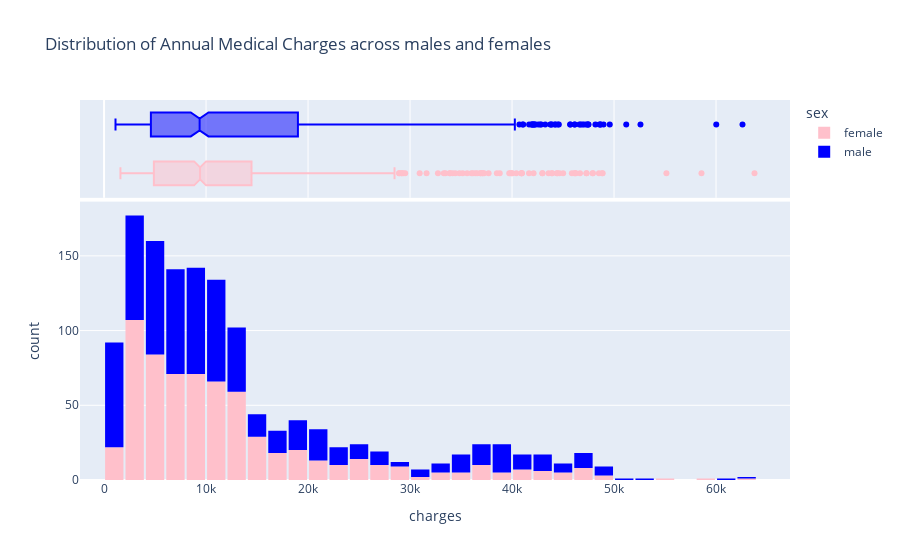

Source (notebook cell):
### Code cell
colors = {
    'male': 'blue',
    'female': 'pink'
}
fig = px.histogram(medical_df, x='charges', marginal='box', title='Distribution of Annual Medical Charges across males and females', color = medical_df['sex'], color_discrete_map = colors)
fig.update_layout(bargap=0.1)
fig.show()

### Figure 1 — Plotly figure (JSON) as saved in the notebook; plotly's stock layout.template omitted (floating-point values rounded to 4 significant figures; data arrays with more than 128 entries replaced by an {"elided": "..."} marker saying what was removed)
{"data": [{"alignmentgroup": "True", "bingroup": "x", "hovertemplate": "sex=female<br>charges=%{x}<br>count=%{y}<extra></extra>", "legendgroup": "female", "marker": {"color": "pink", "pattern": {"shape": ""}}, "name": "female", "offsetgroup": "female", "orientation": "v", "showlegend": true, "type": "histogram", "x": {"elided": "662 float values"}, "xaxis": "x", "yaxis": "y"}, {"alignmentgroup": "True", "hovertemplate": "sex=female<br>charges=%{x}<extra></extra>", "legendgroup": "female", "marker": {"color": "pink"}, "name": "female", "notched": true, "offsetgroup": "female", "showlegend": false, "type": "box", "x": {"elided": "662 float values"}, "xaxis": "x2", "yaxis": "y2"}, {"alignmentgroup": "True", "bingroup": "x", "hovertemplate": "sex=male<br>charges=%{x}<br>count=%{y}<extra></extra>", "legendgroup": "male", "marker": {"color": "blue", "pattern": {"shape": ""}}, "name": "male", "offsetgroup": "male", "orientation": "v", "showlegend": true, "type": "histogram", "x": {"elided": "676 float values"}, "xaxis": "x", "yaxis": "y"}, {"alignmentgroup": "True", "hovertemplate": "sex=male<br>charges=%{x}<extra></extra>", "legendgroup": "male", "marker": {"color": "blue"}, "name": "male", "notched": true, "offsetgroup": "male", "showlegend": false, "type": "box", "x": {"elided": "676 float values"}, "xaxis": "x2", "yaxis": "y2"}], "layout": {"bargap": 0.1, "barmode": "relative", "legend": {"title": {"text": "sex"}, "tracegroupgap": 0}, "title": {"text": "Distribution of Annual Medical Charges across males and females"}, "xaxis": {"anchor": "y", "domain": [0, 1], "title": {"text": "charges"}}, "xaxis2": {"anchor": "y2", "domain": [0, 1], "matches": "x", "showgrid": true, "showticklabels": false}, "yaxis": {"anchor": "x", "domain": [0, 0.7326], "title": {"text": "count"}}, "yaxis2": {"anchor": "x2", "domain": [0.7426, 1], "matches": "y2", "showgrid": false, "showline": false, "showticklabels": false, "ticks": ""}}}
